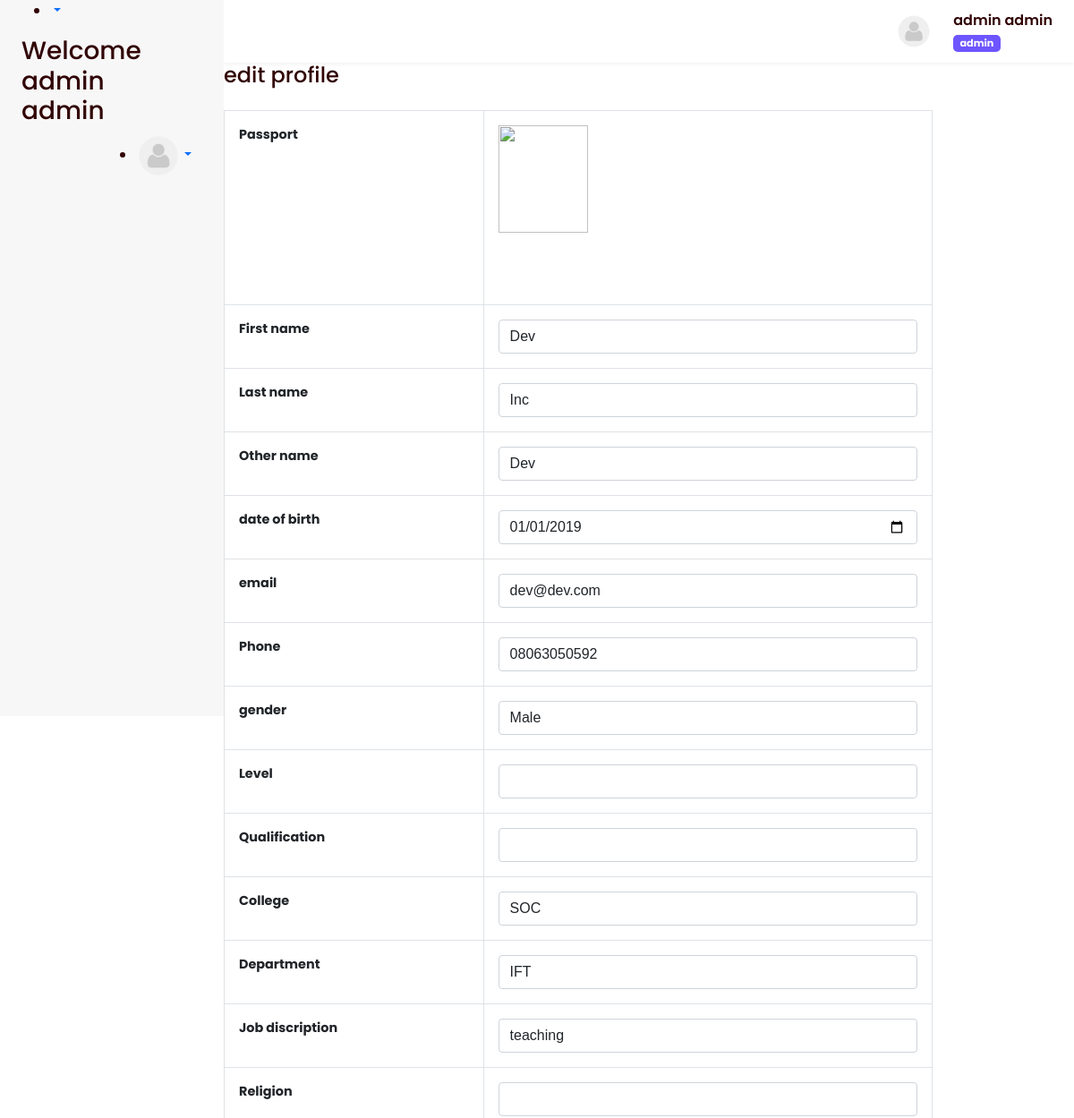
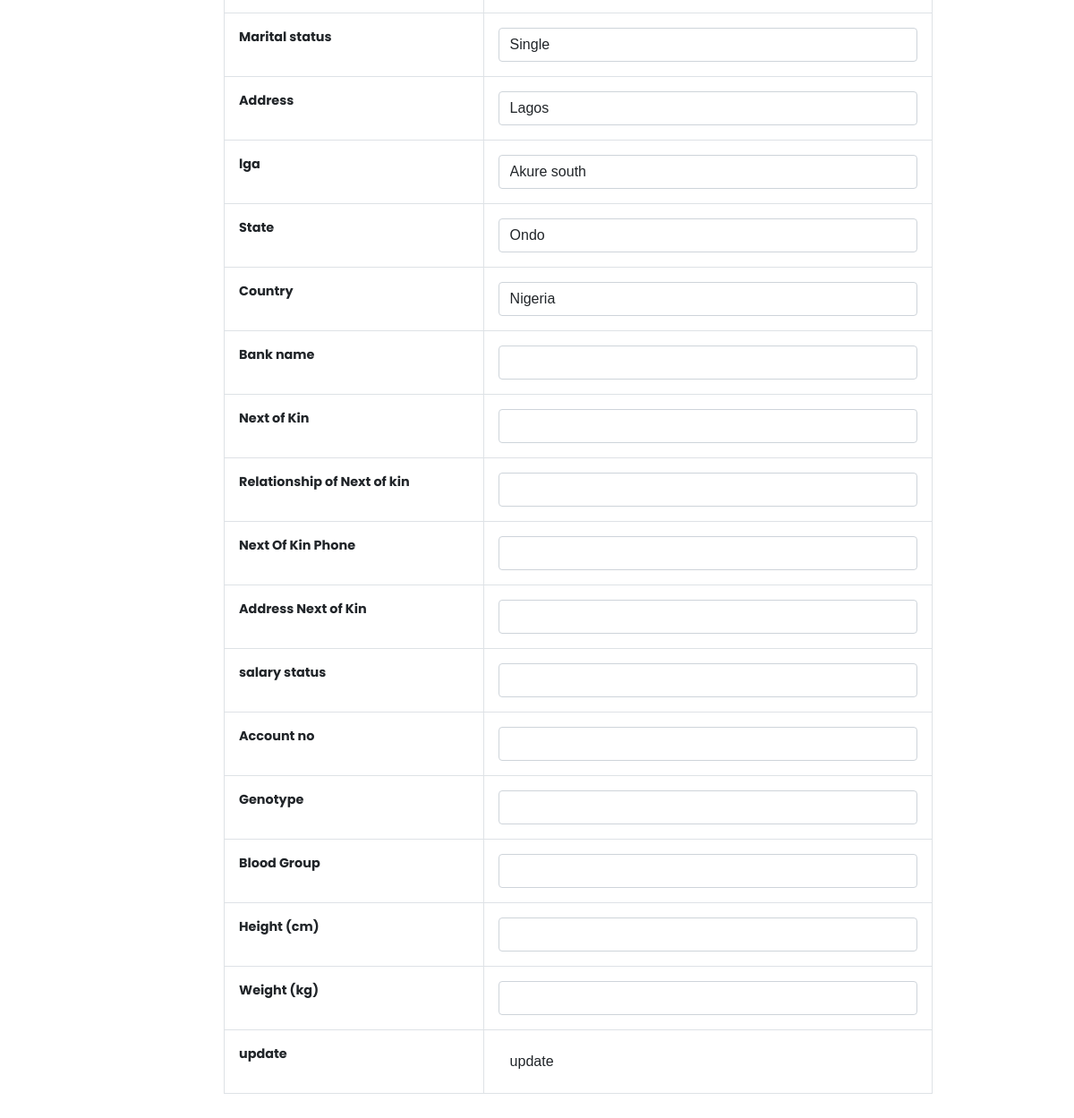
Screenshot of /admin/edit1.php?is=8c5a0e4d07867c72ddc229a1b5bece9d (signed in) with the database file from the repository (2 pictures, top to bottom).
### tables this page shows
CREATE TABLE `staff` (
  `sn` int(11) NOT NULL,
  `fname` varchar(20) NOT NULL,
  `mname` varchar(20) NOT NULL,
  `lname` varchar(20) NOT NULL,
  `gender` varchar(7) NOT NULL,
  `title` varchar(5) NOT NULL,
  `username` varchar(200) NOT NULL,
  `employee` varchar(20) NOT NULL,
  `job_description` varchar(20) NOT NULL,
  `marital_status` varchar(20) NOT NULL,
  `address` text NOT NULL,
  `phone` varchar(15) NOT NULL,
  `email` varchar(200) NOT NULL,
  `lga` varchar(20) NOT NULL,
  `state` varchar(20) NOT NULL,
  `country` varchar(20) NOT NULL,
  `salary_status` varchar(20) NOT NULL,
  `level` varchar(20) NOT NULL,
  `date_employed` varchar(11) NOT NULL,
  `picture` varchar(200) NOT NULL,
  `religion` varchar(20) NOT NULL,
  `nok` varchar(20) NOT NULL,
  `rnok` varchar(20) NOT NULL,
  `pnok` varchar(16) NOT NULL,
  `qualification` varchar(20) NOT NULL,
  `age` int(11) NOT NULL,
  `dob` varchar(10) NOT NULL,
  `department` varchar(20) NOT NULL,
  `college` varchar(120) NOT NULL,
  `program` varchar(120) NOT NULL,
  `bank` varchar(20) NOT NULL,
  `acc` varchar(15) NOT NULL,
  `last_update` varchar(20) NOT NULL,
  `genotype` varchar(25) NOT NULL,
  `blood_group` varchar(50) NOT NULL,
  `weight` varchar(50) NOT NULL,
  `height` varchar(50) NOT NULL,
  `anok` text NOT NULL,
  `role` text NOT NULL
);

### admin/header.php (called while the page is built, shortened)
<?php include("../conn.php") ?>
<?php session_start();
$users = $_SESSION['users'];
$s1 = mysqli_query($con, "SELECT * FROM admin where username = '$users'");
$sh1 = mysqli_fetch_array($s1);
$name1 = $sh1['fname'] . " " . $sh1['lname'];
$img = $sh1['picture'];
if ($img == "") {
    $img2 = "passport/default.png";
} else {
    $img2 = $img;
}
$role = "admin";
?>
<?php include("../extras/header.php") ?>

### admin/edit1.php (the view, shortened to what this page needs)
<?php include("header.php") ?>
	<div class="content">
			<div class="col-sm-10 mb-5">
				<div class="content">
					<div id="p_heading">
						<?php
					$users = $_SESSION['users'];
					$s1  = mysqli_query($con,"SELECT * FROM admin where username = '$users'");
					$sh1 = mysqli_fetch_array($s1);
					$name1 = $sh1['fname']." ".$sh1['lname'];
					$img = $sh1['picture'];
					if($img==""){
						$img2 = "passport/default.png";
					}
					else{
						$img2 = $img;
					}
					?>
					 	<?php include("nav.php") ?>
					</div>
				<div class="panel-body">
					<h4> edit profile</h4>
				</div>
				<div class="panel-body">
					<table class="table table-bordered">
					<?php
					$user = $_GET['is'];
					$s2 = mysqli_query($con,"SELECT * FROM  staff where username = '$user'");
					$sh2 = mysqli_fetch_array($s2);
					$fname = $sh2['fname'];
					$lname = $sh2['lname'];
					$mname = $sh2['mname'];
					$email = $sh2['email'];
					$phone = $sh2['phone'];
					$gender = $sh2['gender'];
					$picture = $sh2['picture'];
					$department = $sh2['department'];
					$address = $sh2['address'];
					$religion = $sh2['religion'];
					$lga = $sh2['lga'];
					$state = $sh2['state'];
					$country = $sh2['country'];
					$level = $sh2['level'];
					$qualification = $sh2['qualification'];
					$job = $sh2['job_description'];
					$bank = $sh2['bank'];
					$acc = $sh2['acc'];
					$nok = $sh2['nok'];
					$rnok = $sh2['rnok'];
					$pnok = $sh2['pnok'];
					$anok = $sh2['anok'];
					$salary = $sh2['salary_status'];
					$marital = $sh2['marital_status'];
					$birthday = $sh2['dob'];
					$height = $sh2['height'];
					$weight = $sh2['weight'];
					$genotype = $sh2['genotype'];
					$blood_group = $sh2['blood_group'];
					$college = $sh2['college'];
					?>
					<form method="POST" enctype="multipart/form-data">
						<tr>
							<th>Passport</th>
							<th><img style="height: 120px; width: 100px;" src="../staff/<?php echo $picture?>" class="img-responsive thumbnail"></th>
						</tr>
						<tr>
							<th>First name</th>
							<th><input type="" name="fname" id="name" class="form-control" value="<?php echo $fname ?>" required ></th>
						</tr>
						<tr>
							<th>Last name</th>
							<th><input type="" name="lname" class="form-control" value="<?php echo $lname ?>" required ></th>
						</tr>
						<tr>
							<th>Other name</th>
							<th><input type="" name="mname" class="form-control" value="<?php echo $mname  ?>" required></th>
						</tr>
						<tr>
							<th>date of birth</th>
							<th><input type="date" name="dob" class="form-control" value="<?php echo $birthday ?>" required></th>
						</tr>
						<tr>
							<th>email </th>
							<th><input type="" name="email" class="form-control" value="<?php echo $email ?>" required></th>
						</tr>
						<tr>
							<th>Phone</th>
							<th><input type="" name="phone" class="form-control" value="<?php echo $phone?>" required></th>
						</tr>
						<tr>
							<th>gender</th>
							<th><select name="gender" class="form-control" required>
								<option style="display: none;" value="<?php echo $gender ?>" selected ><?php echo $gender ?></option>
							</select></th>
						</tr>
						<tr>
							<th>Level</th>
							<th><input type="" name="level" class="form-control" value="<?php echo $level ?>" required></th>
						</tr>
						<tr>
							<th>Qualification</th>
							<th><input type="" name="qualification" class="form-control" value="<?php echo $qualification ?>" required></th>
						</tr>
							<tr>
							<th>College</th>
							<th><select name="college" class="form-control" required>
								<option style="display: none;" value="<?php echo $college ?>" selected  ><?php echo $college ?></option>
							</select></th>
						</tr>
						<tr>
							<th>Department</th>
							<th><select name="department" class="form-control" required>
								<option style="display: none;" value="<?php echo $department ?>" selected  ><?php echo $department ?></option>
							</select></th>
						</tr>
						<tr>
							<th>Job discription</th>
							<th><input type="" name="job" class="form-control" value="<?php echo $job ?>" required></th>
						</tr>
						<tr>
							<th>Religion</th>
							<th><select class="form-control" name="religion" required="">
								<option style="display: none;" value="<?php echo $religion ?>" selected><?php echo $religion ?></option>
								<option value="christainity">Christianity</option>
							</select></th>
						</tr>
						<tr>
							<th>Marital status</th>
							<th><select name="marital" class="form-control" required>
								<option style="display: none;" value="<?php echo $marital ?>" selected = $con,"selected" ><?php echo $marital ?></option>
							</select></th>
						</tr>
						<tr>
							<th>Address</th>
							<th><input type="" name="address" class="form-control" value="<?php echo $address ?>" required></th>
						</tr>
						<tr>
							<th>lga</th>
							<th><input type="" name="lga" class="form-control" value="<?php echo $lga ?>" required></th>
						</tr>
						<tr>
							<th>State</th>
							<th><input type="" name="state" class="form-control" value="<?php echo $state ?>" required></th>
						</tr>
						<tr>
							<th>Country</th>
							<th><input type="" name="country" class="form-control" value="<?php echo $country ?>" required></th>
						</tr>
						<tr>
							<th>Bank name</th>
							<th><input type="" name="bank" class="form-control" value="<?php echo $bank ?>" required></th>
						</tr>
						<tr>
							<th>Next of Kin</th>
							<th><input type="" name="nok" class="form-control" value="<?php echo $nok ?>" required></th>
						</tr>
						<tr>
							<th>Relationship  of Next of kin</th>
							<th><input type="" name="rnok" class="form-control" value="<?php echo $rnok ?>" required></th>
						</tr>
						<tr>
							<th>Next Of Kin Phone</th>
							<th><input type="" name="pnok" class="form-control" value="<?php echo $pnok ?>" required></th>
						</tr>
						<tr>
							<th>Address Next of Kin</th>
							<th><input type="" name="anok" class="form-control" value="<?php echo $anok ?>" required></th>
						</tr>
						<tr>
							<th>salary status</th>
							<th><input type="" name="salary" class="form-control" value="<?php echo $salary ?>" required></th>
						</tr>
						<tr>
							<th>Account no</th>
							<th><input type="" name="acc" class="form-control" value="<?php echo $acc ?>" required></th>
						</tr>
						<tr>
								<th>Genotype</th>
								<th>
									<select class="form-control" name="genotype" required>
								<option style="display: none;" value="<?php echo $genotype ?>" selected ="selected" ><?php echo $genotype ?></option>
								<option value="AA">AA</option>
							</select>
								</th>
							</tr>
							<tr>
								<th>Blood Group</th>
								<th>
									<select class="form-control" name="blood_group" required>
								<option style="display: none;" value="<?php echo $blood_group ?>" selected ="selected" ><?php echo $blood_group ?></option>
								<option value="0+">O+</option>
							</select>
								</th>
							</tr>
							<tr>
								<th>Height (cm)</th>
								<th><input type="" name="height" class="form-control" value="<?php echo $height?>" required></th>
							</tr>
							<tr>
								<th>Weight (kg)</th>
								<th><input type="" name="weight" class="form-control" value="<?php echo $weight?>" required></th>
							</tr>
						<tr>
							<th>
								update
							</th>
							<th>
								<button type="submit" name="update" class="btn">update</button>
							</th>
						</tr>
					</table>
				</div>
			</div>
			</div>
		</div>

### extras/body.php (shortened to what this page needs)
<body>
    <main id="super-box">
        <?php include("navbar.php") ?>
        <section class="viewbox">
            <div class="viewbox-nav">
                <div id="droppy" class="dropdown">
                    <div class="profile-bar dropdown-toggle" type="button" id="dropdownMenuButton1"
                        data-bs-toggle="dropdown" aria-expanded="false">
                        <div class="image">
                            <img src="<?= $img2 ?>" alt="">
                        </div>
                        <div class="content">
                            <p>
                                <?= $name1 ?>
                            </p>
                            <span class="badge bg-secondary"><?= $role ?></span>
                        </div>
                    </div>
                </div>
            </div>

### admin/nav.php (shortened to what this page needs)
<nav style='border: none !important; outline: none !important;' class='navbar navbar-default'>
  <div class="container nav">
    <div class="settings">
      <ul>
        <li class="dropdown"><a href="" style='border: none !important; outline: none !important;' class="navbar-toggle collapsed dropdown-toggle list-right" data-bs-toggle="dropdown" data-hover="dropdown">
          </a>
    </div>
    <h3>Welcome <?php echo $name1 ?></h3>
    <div class="settings">
      <ul>
        <li class="dropdown"><a href="" class="dropdown-toggle list-right" data-bs-toggle="dropdown" data-hover="dropdown"><img src="<?php echo $img2 ?>" width="50px" id="imgs"></a>
    </div>
  </div>
</nav>

### assets/css/style.css (style rules this page uses)
body { font-family: 'Poppins', sans-serif !important; color: #310405 !important; }
p { margin-bottom: 0 !important; }
.panel-body { margin-bottom: 1.5rem; }
.panel-body .thumbnail { margin-bottom: 4rem; }
#super-box { display: flex; align-items: flex-start; min-height: 100vh; width: 100%; overflow-x: hidden; background-color: white; position: relative; }
#super-box nav, #super-box section.viewbox { min-height: 100vh; transition: .3s; overflow: hidden; }
#super-box nav { display: flex; flex-direction: column; align-items: flex-start; padding: 0rem 1.5rem 7rem; gap: 24px; background: #F7F7F7; width: 250px; position: fixed; z-index: 1; top: 0; left: 0; overflow-y: scroll; max-height: 100vh; }
#super-box .viewbox { width: calc(100% - 250px); margin-left: 250px; }
.viewbox .viewbox-nav, .viewbox .viewbox-content { padding: .7rem 1.5rem; }
.viewbox .viewbox-nav { display: flex; align-items: center; box-shadow: 0px 2px 4px rgba(0, 0, 0, 0.05); }
.viewbox .viewbox-nav .profile-bar { display: flex; align-content: center; }
.viewbox .viewbox-nav .profile-bar .content p { margin-bottom: .3rem; font-weight: 600; }
.viewbox .viewbox-nav .profile-bar .content span { font-size: .7rem !important; background: #6D55FF !important; border-radius: 5px; }
.viewbox .viewbox-nav .profile-bar .image { width: 40px; height: 100%; overflow: hidden; display: flex; align-items: center; justify-content: center; margin: auto 0; margin-right: 1.5rem; }
.viewbox .viewbox-nav .profile-bar .image img { width: 40px; height: 40px; border-radius: 50%; display: block; margin: 0 auto; }
#droppy .profile-bar::after { opacity: 0; display: none; }
.table>:not(caption)>*>* { padding: 1rem !important; font-size: .9rem; }

### rows the page displays
staff: fname "Dev", lname "Inc", mname "Dev", dob "01/01/2019", email "dev@dev.com", phone "08063050592", gender "Male", college "SOC", department "IFT", job "teaching", marital "Single", address "Lagos", lga "Akure south", state "Ondo", country "Nigeria"

### other values shown
$name1 "admin admin"
$role "admin"
